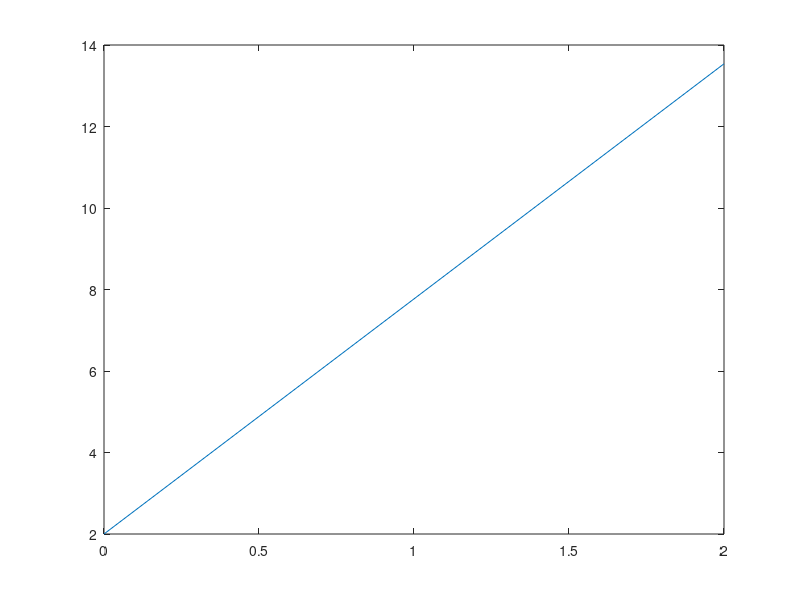

The MATLAB script that drew this image:
function [y] = rk4

clear t;clear y;
h=2;
t = 0:h:2;
y = zeros(1,length(t));
y(1)=2;             %Initial Condition
F_ty = @(t,y) (4)*exp(0.8*t) - 0.5*y;

for i=1:length(t)-1
    k1 = F_ty(t(i), y(i));
    k2 = 2 * F_ty(t(i) + 0.5*h, y(i) + 0.5*h*k1);
    k3 = 2 * F_ty(t(i) + 0.5*h, y(i) + 0.5*h*k2);
    k4 = F_ty(t(i) + h, y(i) + h*k3);
    y(i+1) = y(i) + h*(k1 + k2 + k3 + k4)/6;
end

plot(t,y);


    


